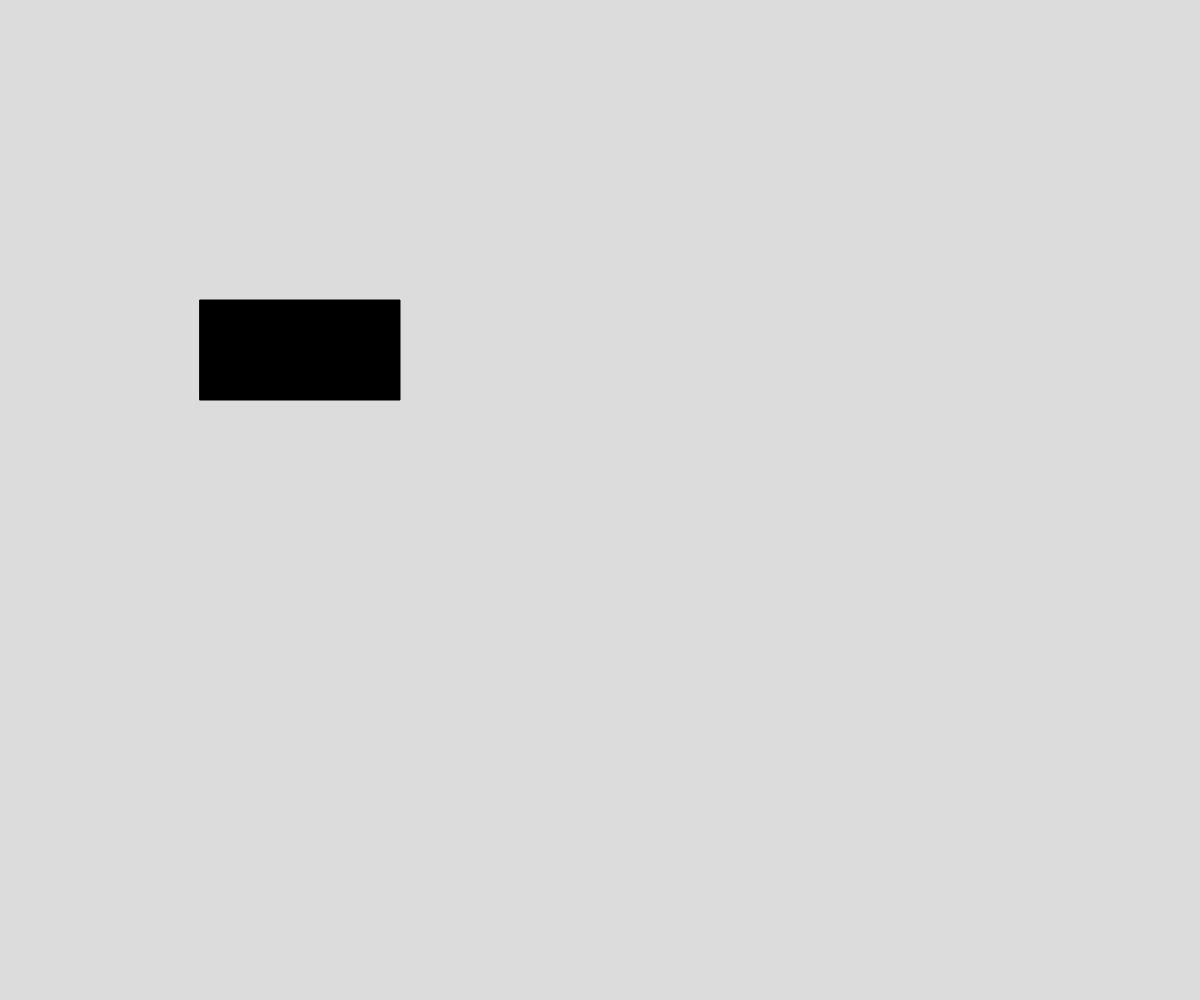
Frame 1 (no input)
Frame 60 (no input): identical to frame 1, image omitted
Frame 120 (the mouse pressed at the canvas centre since frame 60): identical to frame 1, image omitted

The p5.js sketch that drew this single still picture (run headless with seeded random() and noise() and a simulated clock; from frame 60 on, the mouse is pressed at the canvas centre):

// p5.js sketch
// ── sketch.js
// Button OOP challenge

class Button {
  constructor(x, y, width, height){
    this.x = x;
    this.y = y;
    this.width = width;
    this.height = height;
    this.colour = "black";
    this.hoverColour = "white";
  }

  display() {
    if (this.isInside(mouseX, mouseY)){
      fill(this.hoverColour);
    }
    else {
      fill(this.colour);
    }
    rect(this.x, this.y, this.width, this.height);
  }
  isInside(x, y){
    let leftSide = this.x;
    let rightSide = this.x + this.width;
    let top = this.y;
    let bottomSide = this.y + this.height;

    return x > leftSide && x < rightSide && y > top && y < bottomSide;

  }
}
let backgroundColour = 220;
let buttonOne = new Button(200, 300, 200, 100);
let buttonTwo = new Button(200, 300, 200, 100);

function setup() {
  createCanvas(windowWidth, windowHeight);
}

function draw() {
  background(backgroundColour);
  buttonOne.display();
}

function mousePressed() {
  if (buttonOne.isInside(mouseX, mouseY)){
    backgroundColour = "purple";
  }
}
